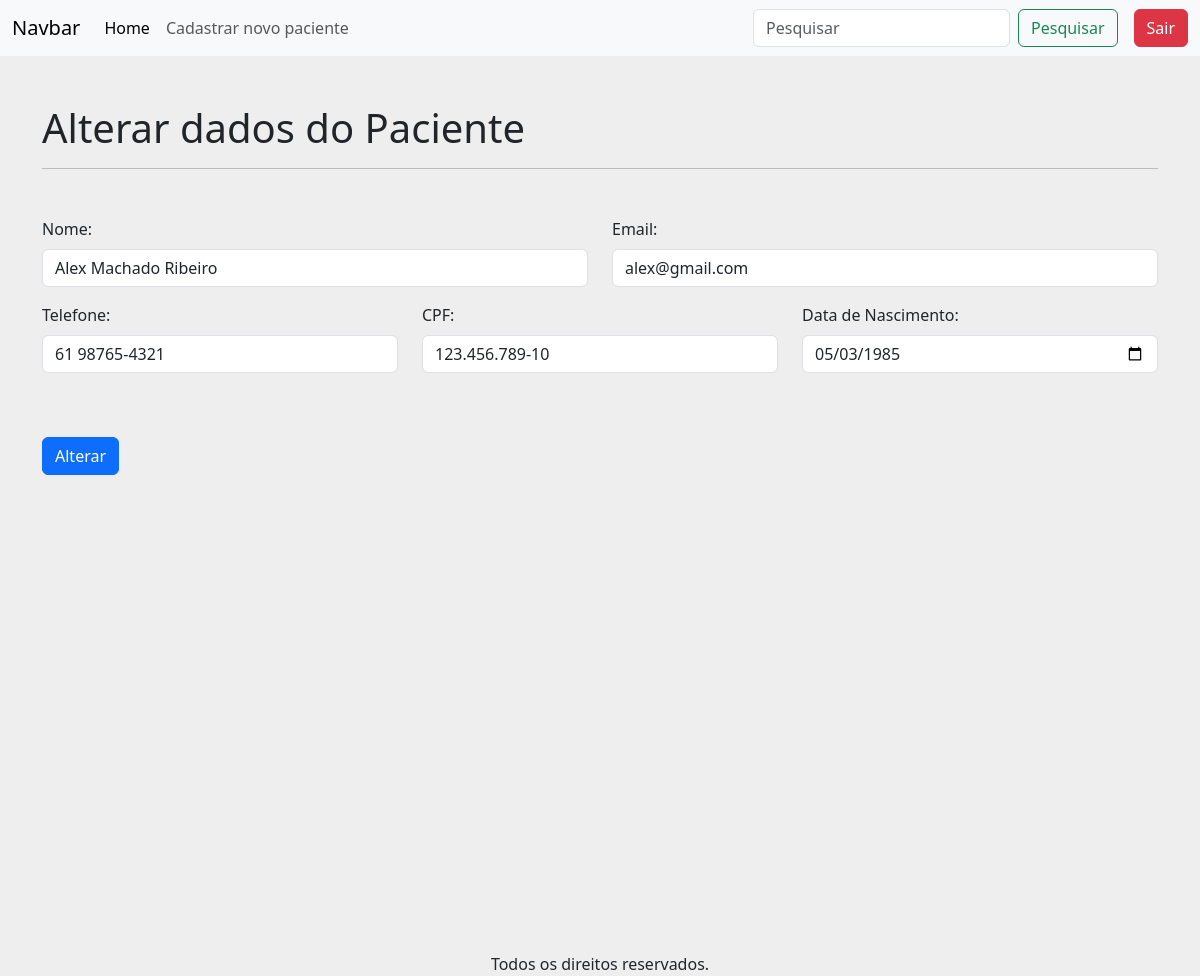
The app's page /alterarPaciente/1 (signed in) with its own data.
### apps/crud/models.py (models this page shows, shortened)
class Paciente(models.Model):
    codigo_paciente = models.AutoField(primary_key=True)
    nome = models.CharField(null=False, blank=False)
    cpf = models.CharField(max_length=14, unique=True, null=False, blank=False)
    email = models.EmailField(unique=True, null=False, blank=False)
    telefone = models.CharField(max_length=15, null=False, blank=False)
    data_nascimento = models.DateField(null=False, blank=False)
    sintomas = models.TextField(null=True, blank=True)

### apps/crud/views.py (the view, shortened to what this page needs)
# urls.py: path('alterarPaciente/<int:codigo_paciente>', views.alterar_paciente, name='alterar_paciente'),
@login_required
def alterar_paciente(request,codigo_paciente):
    paciente = Paciente.objects.get(codigo_paciente=codigo_paciente)
    return render(request, "alterar_dados.html", {'paciente':paciente})

### apps/crud/templates/alterar_dados.html (shortened to what this page needs)
{% extends 'base-crud.html' %}
{% load static %}
{% block content %}
<h1 class="mt-5">
    Alterar dados do Paciente
</h1>
<hr>
<form action="{% url 'alterar_paciente' paciente.codigo_paciente %}" method="POST">
    <div class="row mt-5">
        <div class="col-12 col-md-6 mb-3">
            <label for="nome" class="form-label">Nome:</label>
            <input type="text" class="form-control" id="nome" name="nome" value="{{ paciente.nome }}" required>
        </div>
        <div class="col-12 col-md-6 mb-3">
            <label for="email" class="form-label">Email:</label>
            <input type="email" class="form-control" id="email" name="email" value="{{ paciente.email }}" required>
        </div>
        <div class="col-12 col-md-6 col-lg-4 mb-3">
            <label for="telefone" class="form-label">Telefone:</label>
            <input type="text" class="form-control" id="telefone" name="telefone" value="{{ paciente.telefone }}" required>
        </div>
        <div class="col-12 col-md-6 col-lg-4 mb-3">
            <label for="cpf" class="form-label">CPF:</label>
            <input type="text" class="form-control" id="cpf" name="cpf"  value="{{ paciente.cpf }}" required>
        </div>
        <div class="col-12 col-md-6 col-lg-4 mb-3">
            <label for="data_nascimento" class="form-label">Data de Nascimento:</label>
            <input type="date" class="form-control" id="data_nascimento" name="data_nascimento" value="{{ paciente.data_nascimento|date:'Y-m-d' }}" required>
        </div>
        <div class="d-flex justify-content-start mt-5 mb-5">
            <button type="submit" class="btn btn-primary">Alterar</button>
        </div>
    </div>
</form>
{% endblock %}

### records on screen
Paciente: nome "Alex Machado Ribeiro", email "alex@gmail.com", telefone "61 98765-4321", cpf "123.456.789-10", data_nascimento "05/03/1985"
